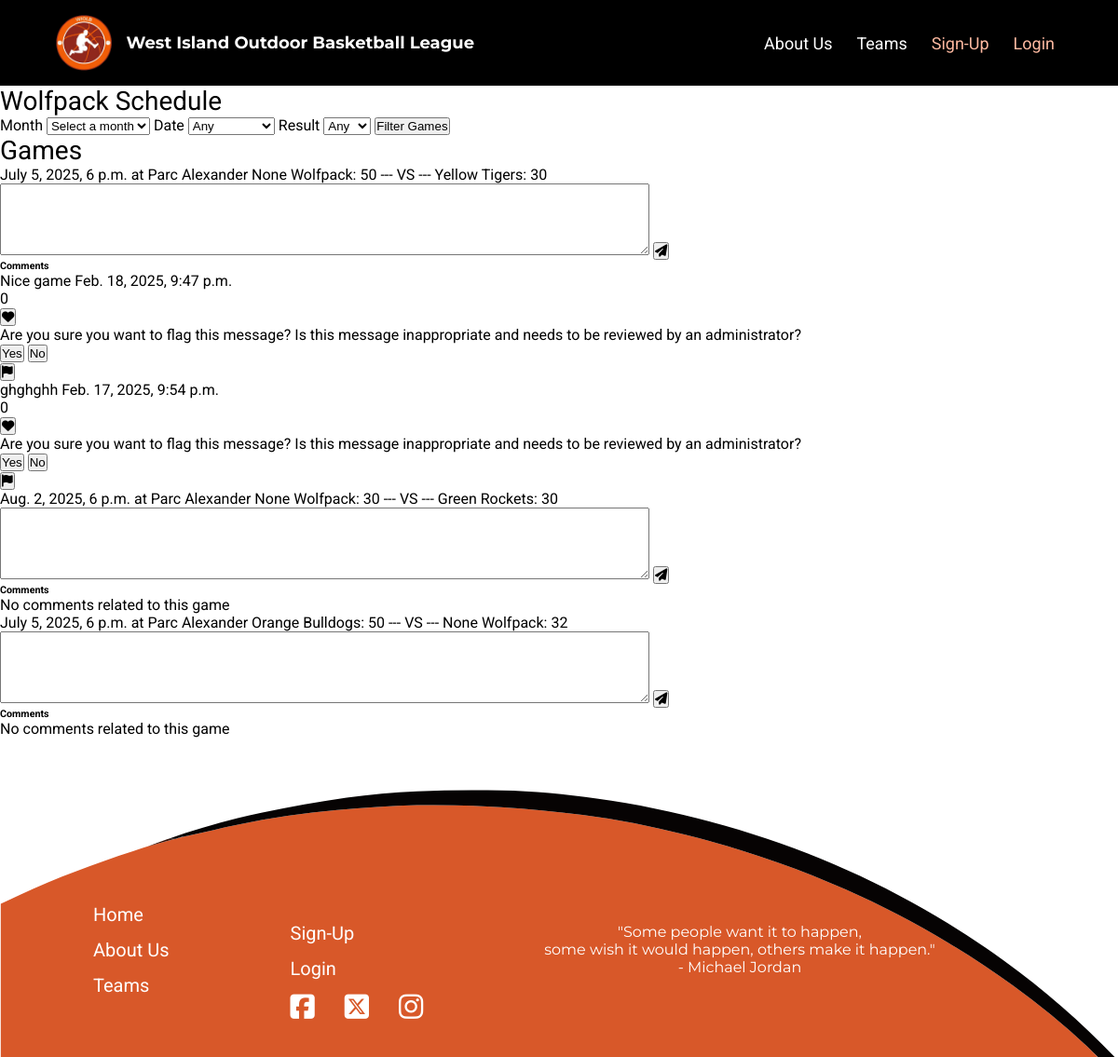
The app's page /wioblapp/team_schedule/Wolfpack/ with its own data.
### wioblapp/models.py (models this page shows, shortened)
class Game(models.Model):
    team_1 = models.ForeignKey(Team, on_delete=models.CASCADE, related_name="Team1_games")
    team_2 = models.ForeignKey(Team, on_delete=models.CASCADE, related_name="Team2_games")
    park = models.ForeignKey(Park, on_delete=models.CASCADE, related_name="games")
    winner = models.ForeignKey(Team, on_delete=models.RESTRICT, related_name="games", blank=True, null=True)
    date_time = models.DateTimeField("Date")
    team1_score = models.IntegerField("Team #1 Score",
                                      validators=[MinValueValidator(0)], blank=True, null=True)
    team2_score = models.IntegerField("Team #2 Score",
                                      validators=[MinValueValidator(0)], blank=True, null=True)

class Park(models.Model):
    name = models.CharField("Park Name", max_length=100)
    address = models.CharField(max_length=255)
    latitude = models.DecimalField(max_digits=20, decimal_places=16, blank=True, null=True)
    longitude = models.DecimalField(max_digits=20, decimal_places=16, blank=True, null=True)
    def __str__(self):
        return self.name

class Team(models.Model):
    name = models.CharField("Team Name", max_length=20, primary_key=True)
    coaches = models.ManyToManyField(UserAccount, related_name="teams", blank=True)
    place = models.IntegerField("Place", default=0,
                                validators=[MinValueValidator(0)])
    group = models.ForeignKey(RegistrationType, on_delete=models.CASCADE, related_name="teams", blank=True, null=True)
    color = models.CharField("Team Color", max_length=7, blank=True, null=True)
    def __str__(self):
        return f"{self.name}"

class Comment(models.Model):
    game = models.ForeignKey(Game, on_delete=models.CASCADE, related_name="comments")
    user_account = models.ForeignKey(UserAccount, on_delete=models.RESTRICT, related_name="comments")
    content = models.TextField("Content")
    date = models.DateTimeField("Date", auto_now_add=True)
    likes = models.IntegerField(default=0,
                                validators=[MinValueValidator(0)], blank=True, null=True)

### wioblapp/views.py (the view, shortened to what this page needs)
# urls.py: path("team_schedule/<str:team_name>/", views.team_schedule, name="team_schedule"),
def team_schedule(request, team_name):
    schedule_form = TeamScheduleForm(request.GET)
    comment_form = CreateCommentForm()
    team = team_name
    games = ( Game.objects.filter(team_1=team) | Game.objects.filter(team_2=team) ).distinct()
    comments = Comment.objects.filter(game__in=games)
    game_comments = []
    flags = Flag.objects.all()
    for game in games:
        game_comments.append({
            "game": game,
            "comments": comments.filter(game=game).order_by("-date"),
        })
    context = {
        "schedule_form": schedule_form,
        "comment_form": comment_form,
        "team": team,
        "games": games,
        "comments": comments,
        "game_comments": game_comments,
        "flags": flags,
    }
    return render(request, "team_schedule.html", context)

### wioblapp/forms.py
class TeamScheduleForm(forms.Form):
    MONTH_CHOICES = [
        ("", "Select a month"),
        ("All", "All"),
        ("6", "June"),
        ("7", "July"),
        ("8", "August")
    ]
    DATE_CHOICES = [
        ("", "Any"),
        ("Ascending", "Ascending"),
        ("Descending", "Descending")
    ]
    RESULT_CHOICES = [
        ("", "Any"),
        ("Win", "Win"),
        ("Lose", "Lose"),
        ("Tie", "Tie")
    ]
    month = forms.ChoiceField(label="Month",
                              choices=MONTH_CHOICES,
                              widget=forms.Select())
    date = forms.ChoiceField(label="Date",
                           choices=DATE_CHOICES,
                           required=False,
                           widget=forms.Select())
    result = forms.ChoiceField(label="Result",
                              choices=RESULT_CHOICES,
                              required=False,
                              widget=forms.Select())

class CreateCommentForm(forms.ModelForm):
    content = forms.CharField(widget=forms.Textarea(attrs={'rows':5, 'cols':85}))
    class Meta:
        model = Comment
        fields = ['content']

### wioblapp/templates/team_schedule.html (shortened to what this page needs)
{% extends 'base.html' %}
{% load static %}
{% block content %}
    <form action="{% url 'team_schedule' team %}" method="GET">
        <h3>{{ team }} Schedule</h3>
        {% for field in schedule_form %}
            {{ field.label }}
            {{ field }}
        {% endfor %}
        <button type="submit">Filter Games</button>
    </form>
    {% if games %}
    <h3>Games</h3>
        {% for game in game_comments %}
            {{ game.game.date_time }} at {{ game.game.park }}
            {% if game.game.team1_score and game.game.team2_score %}
                {{ game.game.team_1.color }} {{ game.game.team_1 }}: {{ game.game.team1_score }} --- VS --- {{ game.game.team_2.color }} {{ game.game.team_2 }}: {{ game.game.team2_score }}
            {% else %}
                {{ game.game.team_1 }} --- VS --- {{ game.game.team_2 }}
            {% endif %}
            <br>
            <form action="{% url 'create_comment' team %}" method="POST">
                {% for field in comment_form %}
                    {{ field }}
                {% endfor %}
                <button type="submit" name="post" value="{{ game.game.id }}"><i class="fa-solid fa-paper-plane"></i></button>
            </form>
            <h6>Comments</h6>
            {% if game.comments %}
                {% for comment in game.comments %}
                    {% if comment.game == game.game  %}
                        {{ comment.content }} {{ comment.date }}
                        <form action="{% url 'like_comment' team %}" method="POST">
                            <p>{{ comment.likes }}</p>
                            <button type="submit" name="like" value="{{ comment.id }}"><i class="fa-solid fa-heart"></i></button>
                        </form>
                        <form id="">
                            <p>Are you sure you want to flag this message? Is this message inappropriate and needs to be reviewed by an administrator?</p>
                            <button id="">Yes</button>
                            <button id="">No</button>
                        </form>
                        <form action="{% url 'flag_comment' team %}" method="POST">
                            <button type="submit" name="flag" value="{{ comment.id }}"><i class="fa-solid fa-flag"></i></button>
                        </form>
                    {% endif %}
                {% endfor %}
            {% else %}
                <p>No comments related to this game</p>
            {% endif %}
        {% endfor %}
    {% else %}
        <p>No Games</p>
    {% endif %}
{% endblock %}

### wiobl/static/style.css (style rules this page uses)
* { margin: 0; padding: 0; box-sizing: border-box; }
body { font-family: Roboto; }
h3 { font-family: Roboto; font-size: 28px; font-weight: 400; }

### records on screen
Game: game.date_time "July 5, 2025, 6 p.m.", game.park "Parc Alexander", game.team_1.color "None", game.team_1 "Wolfpack", game.team1_score "50", game.team_2.color "Yellow", game.team_2 "Tigers", game.team2_score "30", {{ game.game.id }} 1 (drawn)
Comment: content "Nice game", date "Feb. 18, 2025, 9:47 p.m.", likes "0", {{ comment.id }} 17 (drawn)
Comment: content "ghghghh", date "Feb. 17, 2025, 9:54 p.m.", likes "0", {{ comment.id }} 15 (drawn)
Game: game.date_time "Aug. 2, 2025, 6 p.m.", game.park "Parc Alexander", game.team_1.color "None", game.team_1 "Wolfpack", game.team1_score "30", game.team_2.color "Green", game.team_2 "Rockets", game.team2_score "30", {{ game.game.id }} 3 (drawn), shows "No comments related to this game"
Game: game.date_time "July 5, 2025, 6 p.m.", game.park "Parc Alexander", game.team_1.color "Orange", game.team_1 "Bulldogs", game.team1_score "50", game.team_2.color "None", game.team_2 "Wolfpack", game.team2_score "32", {{ game.game.id }} 2 (drawn), shows "No comments related to this game"

### other values on screen
{{ team }} "Wolfpack"
{{ field.label }} "Month" "Date" "Result"
